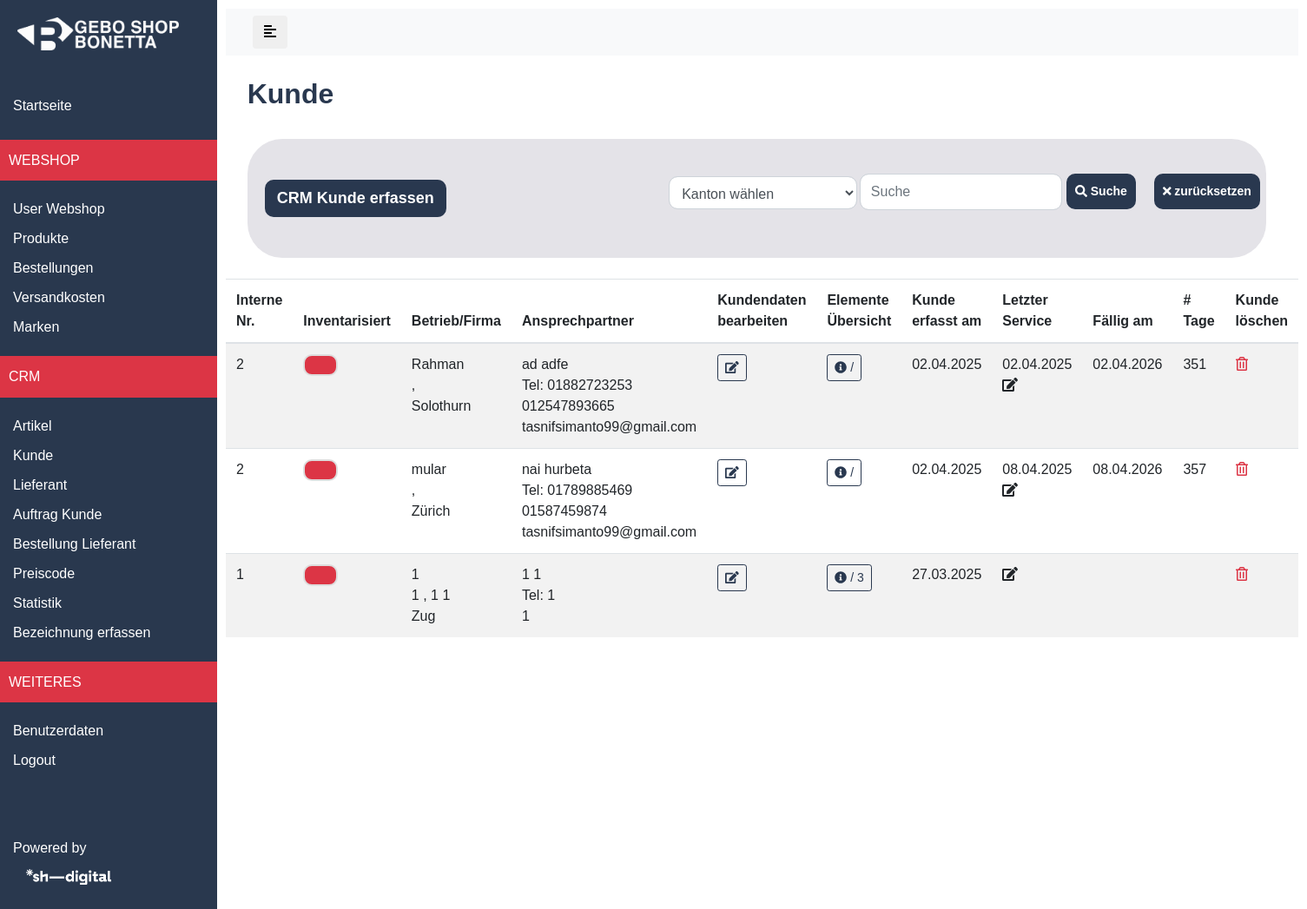
The page /cms/crm/kunden on the database its author committed.
### store/models.py (models this page shows, shortened)
class Kunde(models.Model):
	user = models.OneToOneField(User, unique=True, related_name ='profile', on_delete=models.CASCADE,null=True, blank=True)
	firmenname = models.CharField(max_length=255, null=True, blank=True)
	rabatt = models.FloatField(null=True, blank=True)
	newsletter = models.BooleanField(null=True, blank=True)
	mobile = models.CharField(max_length=255, null=True, blank=True)
	phone = models.CharField(max_length=255, null=True, blank=True)
	birthday = models.CharField(max_length=255, null=True, blank=True)
	interne_nummer = models.IntegerField(null=True, blank=True)
	email = models.CharField(max_length=255, null=True, blank=True)
	vorname = models.CharField(max_length=255, null=True, blank=True)
	nachname = models.CharField(max_length=255, null=True, blank=True)
	created_at = models.DateTimeField(auto_now_add=True, null=True, blank=True)
	last_service = models.DateTimeField(null=True, blank=True)
	zusatz = models.CharField(max_length=255, null=True, blank=True)
	done = models.BooleanField(default=False)
	class Meta:
		ordering = ['id']
		verbose_name = 'Kunde'
		verbose_name_plural = 'Kunden'
	def get_due_date(self):
		if self.last_service:
			return self.last_service + timedelta(days=365)  # Add 1 year
		return None
	def get_absolute_crm_url(self):
		return reverse('store:crm_new_kunde_bearbeiten', kwargs={'pk': self.pk})
	def get_absolute_elemente_url(self):
		return reverse('store:cms_elemente', kwargs={'pk': self.pk})
	def elemente_count(self):
		return self.kunden_elemente.count()

class CRMAddress(models.Model):
	kunde = models.ForeignKey(Kunde, related_name ='kunde_address', on_delete=models.CASCADE)
	crm_strasse = models.CharField(max_length=255, null=True, blank=True)
	crm_nr = models.CharField(max_length=255, null=True, blank=True)
	crm_ort = models.CharField(max_length=255, null=True, blank=True)
	crm_land = CountryField(multiple=False)
	crm_plz = models.CharField(max_length=255, null=True, blank=True)
	crm_kanton = models.CharField(max_length=255, null=True, blank=True, choices=KANTON_CHOICES, default="")
	address_type = models.CharField(max_length=500, null=True, blank=True, choices=ADDRESS_CHOICES)
	class Meta:
		verbose_name = 'CRM-Adresse'
		verbose_name_plural = 'CRM-Adressen'

### store/views.py (the view, shortened to what this page needs)
# urls.py: path('cms/crm/kunden', views.crm_new_kunden, name='crm_new_kunden'),
def crm_new_kunden(request):
    search_query = request.GET.get('search', '')
    crm_kanton = request.GET.get('crm_kanton', '')
    address_form = CRMKundenForm(request.GET or None)
    kunden = Kunde.objects.all().order_by('-id')  # Start with all customers
    if crm_kanton:
        kunden = kunden.filter(
            kunde_address__crm_kanton__icontains=crm_kanton
        )
    kunden = kunden.distinct().order_by('-id')
    context = {
        'kunden': kunden,
        'address_form': address_form,
    }
    return render(request, 'crm/crm-kunden.html', context)

### store/forms.py
class CRMKundenForm(forms.ModelForm):
    class Meta:
        model = CRMAddress
        fields = (
            'crm_kanton',
        )
        labels = {
            'crm_kanton': "",
        }
        widgets = {
        'crm_kanton': forms.Select(attrs={
            'class': 'form-control col-15',
            'style': 'border-radius: 10px; padding: 10px; margin-top: 10px;'  # Add border-radius via inline CSS
        }),
}

### store/context_processors.py (called while the page is built)
def extras(request):
	cat_menu = Category.objects.all()
	return {'cat_menu': cat_menu}

def sub_extras(request):
	subcat_menu = Subcategory.objects.all()
	return {
		'subcat_menu': subcat_menu,
		}

def extras_marke(request):
	marke_menu = Marke.objects.all().count()
	return {'marke_menu': marke_menu}

def first_cat(request):
    catquery = Category.objects.order_by('name').first()
    if catquery:  # Check if catquery is not None
        first_cat = catquery.name
    else:
        first_cat = None  # Or a default value if no category exists
    return {'first_cat': first_cat}

### store/templatetags/custom_filters.py (called while the page is built)
@register.filter
def days_until_due(last_service, due_date):
    if last_service and due_date:
        today = timezone.now().date()  # Ensure `today` is a `date` object
        if isinstance(due_date, timezone.datetime):
            due_date = due_date.date()  # Convert `due_date` to a `date` if it's a `datetime`
        days_remaining = (due_date - today).days
        return days_remaining
    return None

### store/templates/crm/crm-kunden.html (shortened to what this page needs)
{% extends 'base-cms.html' %}
{% load static %}
{% load custom_filters %}
{% block content %}
  <div class="flexbox">
    <div class="h2">
      Kunde
    </div>
  </div>
  <div class="flexbox flexbox-header">
    <a class="btn btn-sm price-code-btn" href="{% url 'store:crm_new_kunde_erfassen' %}">CRM Kunde erfassen</a>
    <form class="form-inline d-flex justify-content-end md-form form-sm" action="{% url 'store:crm_new_kunden' %}">
      <div style="display: flex">
        <div style="flex: 0 0 20%" class="search-box">
          {{ address_form.as_p }}
        </div>
        <div style="flex: 0 0 20%">
          <input id="textsuche" class="form-control" type="text" placeholder="Suche" aria-label="Search" name="search">
        </div>
        <div style="flex: 0 0 15%">
          <button type="submit" style="border: none;" class="btn btn-sm suche-btn mr-2">
            <span class="fas fa-search"></span> Suche
          </button>
        </div>
        <div style="flex: 0 0 15%">
          <a href="{% url 'store:crm_new_kunden' %}" style="border: none;" class="btn btn-light btn-sm reset-btn"><span class="fas fa-times"></span> zurücksetzen</a>
        </div>
      </div>
    </form>
  </div>
<table class="table table-striped">
    <thead>
        <tr>
            <th scope="col">Interne Nr.</th>
            <th scope="col">Inventarisiert</th>
            <th scope="col">Betrieb/Firma</th>
            <th scope="col">Ansprechpartner</th>
            <th scope="col">Kundendaten<br> bearbeiten</th>
            <th scope="col">Elemente<br> Übersicht</th>
            <th scope="col">Kunde erfasst am</th>
            <th scope="col">Letzter Service</th>
            <th scope="col">Fällig am</th>
            <th scope="col"># Tage</th>
            <th scope="col">Kunde löschen</th>
        </tr>
    </thead>
    <tbody>
        {% for kunde in kunden %}
            {% if not kunde.user %}
                <tr>
                    <td>{{ kunde.interne_nummer|default:"" }}</td>
                    <td>
                      <label for="checkbox-{{ kunde.pk }}" class="done-checkbox-label"></label>
                    </td>
                    <td>
                        {{ kunde.firmenname|default:"" }}<br>
                        {% for address in kunde.kunde_address.all %}
                            {{ address.crm_strasse|default:"" }} {{ address.crm_nr|default:"" }},
                            {{ address.crm_plz|default:"" }} {{ address.crm_ort|default:"" }}<br>
                            {{ address.crm_kanton|default:"" }}
                        {% endfor %}
                    </td>
                    <td>
                        {{ kunde.vorname|default:"" }} {{ kunde.nachname|default:"" }}<br>
                        Tel: {{ kunde.phone|default:"" }} {{ kunde.mobile|default:"" }}<br>
                        {{ kunde.email|default:"" }}
                    </td>
                    <td>
                        <div class="btn-group" role="group">
                            <a href="{{ kunde.get_absolute_crm_url }}" class="btn btn-sm btn-outline-primary" title="Bearbeiten">
                                <i class="fas fa-edit"></i>
                            </a>
                        </div>
                    </td>
                    <td>
                        <a href="{{ kunde.get_absolute_elemente_url }}" class="btn btn-sm btn-outline-primary" title="Elemente Übersicht">
                            <i class="fas fa-info-circle"></i> / {{ kunde.elemente_count|default:"" }}
                        </a>
                    </td>
                    <td>{{ kunde.created_at|date:"d.m.Y"|default:"" }}</td>
                    <td>
                        {% if kunde.last_service %}
                            {{ kunde.last_service|date:"d.m.Y" }}
                            <a href="{% url 'store:crm_update_last_service' kunde.pk %}">
                                <i class="fas fa-edit"></i>
                            </a>
                        {% else %}
                            <a href="{% url 'store:crm_update_last_service' kunde.pk %}">
                                <i class="fas fa-edit"></i>
                            </a>
                        {% endif %}
                    </td>
                    <td>
                        {% if kunde.get_due_date %}
                            {{ kunde.get_due_date|date:"d.m.Y" }}
                        {% endif %}
                    </td>
                    <td>
                        {% with kunde.last_service as last_service %}
                            {% with kunde.get_due_date as due_date %}
                                {% if last_service and due_date %}
                                    {% with last_service|days_until_due:due_date as days_until_due %}
                                        <span {% if days_until_due < 60 %} style="color: red;" {% endif %}>
                                            {{ days_until_due }}
                                        </span>
                                    {% endwith %}
                                {% endif %}
                            {% endwith %}
                        {% endwith %}
                    </td>
                    <td>
                        <a href="{% url 'store:cms_crm_kunde_löschen' kunde.pk %}" onclick="return confirmSend();">
                            <i style="color:var(--red)" class="far fa-trash-alt"></i>
                        </a>
                    </td>
                </tr>
            {% endif %}
        {% endfor %}
    </tbody>
</table>
{% endblock %}

### store/templates/base-cms.html (shortened to what this page needs)
{% load static %}
<!DOCTYPE html>
<html lang="en">
  <head>
    <link rel="stylesheet" href="https://maxcdn.bootstrapcdn.com/bootstrap/4.0.0/css/bootstrap.min.css">
    <link rel="stylesheet" href="https://cdnjs.cloudflare.com/ajax/libs/font-awesome/5.13.0/css/all.min.css">
    <link rel="stylesheet" href="{% static '/css/cms-style.css' %}">
</head>
<body>
<div class="wrapper">
    <nav id="sidebar">
        <div class="sidebar-header">
    <a href="{% url 'store:cms' %}"><img src="{% static 'images/bonetta.png' %}" class="d-inline-block align-top" alt=""></a>
    </div>
    <ul class="list-unstyled components">
      <a href="{% url 'store:cms' %}"><p>Startseite</p></a>
      <p style="color:  var(--white);background-color: var(--red);text-transform:uppercase;margin: 1rem 0;">Webshop</p>
      <li>
      <a href="{% url 'store:cms_kunden' %}">User Webshop</a>
      </li>
      <li>
      <a href="{% url 'store:cms_produkte' first_cat %}">Produkte</a>
      </li>
    <li>
      <a href="{% url 'store:cms_bestellungen' %}">Bestellungen</a>
    </li>
    <li>
        <a href="{% url 'store:cms_versandkosten' %}">Versandkosten</a>
    </li>
    <li>
      <a href="{% url 'store:cms_marken' %}">Marken</a>
    </li>
    <p style="color:  var(--white);background-color: var(--red);text-transform:uppercase;margin: 1rem 0;">CRM</p>
    <li>
      <a href="{% url 'store:crm_artikel' %}">Artikel</a>
    </li>
    <li>
      <a href="{% url 'store:crm_new_kunden' %}">Kunde</a>
    </li>
    <li>
      <a href="{% url 'store:lieferanten' %}">Lieferant</a>
    </li>
    <li>
      <a href="{% url 'store:elemente_bestellungen' %}">Auftrag Kunde</a>
    </li>
     <li>
      <a href="{% url 'store:lieferanten_bestellungen' %}">Bestellung Lieferant</a>
    </li>
    <li>
      <a href="{% url 'store:crm_preiscode' %}">Preiscode</a>
    </li>
    <li>
      <a href="{% url 'store:cms_elemente_statistik' %}">Statistik</a>
    </li>
    <li>
        <a href="{% url 'store:bezeichnung_list' %}">Bezeichnung erfassen</a>
    </li>
        <p style="color:  var(--white);background-color: var(--red);text-transform:uppercase;margin: 1rem 0;">Weiteres</p>
      <li>
          <a href="{% url 'store:cms_benutzerdaten' %}">Benutzerdaten</a>
        </li>
         <li>
                    <a href="{% url 'store:logout_user' %}">Logout</a>
                </li>
        <li>
          <a href=""></a>
        </li>
        <li>
          <a href=""></a>
        </li>
        <li>
          <a href=""></a>
        </li>
         <li>
          <a href=""></a>
        </li>
         <li>
          <a href=""></a>
        </li>
         <li>
          <a href=""></a>
        </li>
        <li>
          <p>Powered by <a class="nohover" href="https://www.sh-digital.ch/"><img style="width: 50%" src="{% static 'images/sh-digital-logo-weiss.png' %}"></a></p>
        </li>
     </ul>
 </nav>
 <div id="content">
  <nav class="navbar navbar-expand-lg navbar-light bg-light">
    <div class="container-fluid">
        <button type="button" id="sidebarCollapse" class="btn btn-muted">
            <i class="fas fa-align-left"></i>
        </button>
    </div>
  </nav>
 {% block content %}{% endblock %}
</body>
</html>

### static/css/cms-style.css (style rules this page uses)
html, body { height: 100%; width: 100%; font-family: 'Raleway', sans-serif; --main-menu-white: white; --blue: #29384e; --lightblue: #BFDAF3; --white: #ffffff; --yellow: #ffc107; --grey: #f6f6f6; --lightgrey: #e6e6e6; --darkergrey: #A0A0A0; --green: #3AAFA9; --muted: #999999; --hellblau: #ebf5ff; }
p { font-size: 1em; font-weight: 500; line-height: 1.7em; color: var(--main-cms-blue); margin-left: 2%; }
a, a:hover, a:focus { color: inherit; text-decoration: none; -webkit-transition: all 0.3s; -o-transition: all 0.3s; transition: all 0.3s; }
.btn-outline-primary { border-color: #29384f !important; color: #29384f !important; background-color: transparent !important; transition: all 0.3s ease; }
.sidebar-header img { width: 200px; }
.wrapper { display: -webkit-box; display: -ms-flexbox; display: flex; text-decoration: none; -webkit-transition: all 0.3s; -o-transition: all 0.3s; transition: all 0.3s; }
#sidebar { min-width: 250px; max-width: 250px; background: var(--blue); color: var(--main-menu-white); -webkit-transition: all 0.3s; -o-transition: all 0.3s; transition: all 0.3s; }
#sidebar .sidebar-header { padding: 20px; background: var(--blue); }
#sidebar ul.components { padding: 20px 0; border-bottom: 1px solid var(--blue); }
#sidebar ul p { color: var(--main-menu-white); padding: 10px; }
#sidebar ul li a { padding: 5px 15px; font-size: 1em; display: block; }
#content { width: 100%; padding: 10px; min-height: 100vh; -webkit-transition: all 0.3s; -o-transition: all 0.3s; transition: all 0.3s; }
.flexbox { width: 95%; margin: 2%; }
.flexbox { display: -webkit-box; display: -ms-flexbox; display: flex; -webkit-box-orient: horizontal; -webkit-box-direction: normal; -ms-flex-direction: row; flex-direction: row; -ms-flex-wrap: wrap; flex-wrap: wrap; -webkit-box-align: stretch; -ms-flex-align: stretch; align-items: stretch; -webkit-box-pack: justify; -ms-flex-pack: justify; justify-content: space-between; }

### store/templates/crm/crm-kunden.html (style rules this page uses)
.flexbox { align-items: center; border-radius: 40px; }
.price-code-btn { background-color: #29384f; border-color: #29384f; border-width: 2px; font-weight: 600 !important; padding: .375rem .75rem; font-size: 18px; color: #fff; transition: .3s all; border-radius: 10px; }
.form-control { padding: .5rem .75rem; font-size: 1rem; }
#textsuche { border-radius: 10px; margin-right: 5px; }
.suche-btn, .reset-btn { background-color: #29384f; border: 2px solid #29384f !important; padding: 8px; font-weight: 600; color: #fff; border-radius: 10px; transition: .3s all; }
.flexbox-header { padding: 40px 20px; background-color: #e4e3e8; }
.flexbox .h2 { color: #29384f; font-weight: 800; }
.search-box { margin-top: -7px; margin-right: 7px; }
.done-checkbox-label { width: 40px; height: 25px; border-radius: 10px; border: 2px solid #ddd; display: inline-block; position: relative; cursor: not-allowed; }
.done-checkbox-input:not(:checked) + .done-checkbox-label { background-color: #dc3545; }

### rows shown on the page
Kunde: interne_nummer "2", firmenname "Rahman", vorname "ad", nachname "adfe", phone "01882723253", mobile "012547893665", email "tasnifsimanto99@gmail.com", created_at "02.04.2025", last_service "02.04.2025", get_due_date "02.04.2026", days_until_due "351"
CRMAddress: crm_kanton "Solothurn"
Kunde: interne_nummer "2", firmenname "mular", vorname "nai", nachname "hurbeta", phone "01789885469", mobile "01587459874", email "tasnifsimanto99@gmail.com", created_at "02.04.2025", last_service "08.04.2025", get_due_date "08.04.2026", days_until_due "357"
CRMAddress: crm_kanton "Zürich"
Kunde: interne_nummer "1", firmenname "1", vorname "1", nachname "1", phone "1", email "1", elemente_count "3", created_at "27.03.2025"
CRMAddress: crm_strasse "1", crm_plz "1", crm_ort "1", crm_kanton "Zug"
